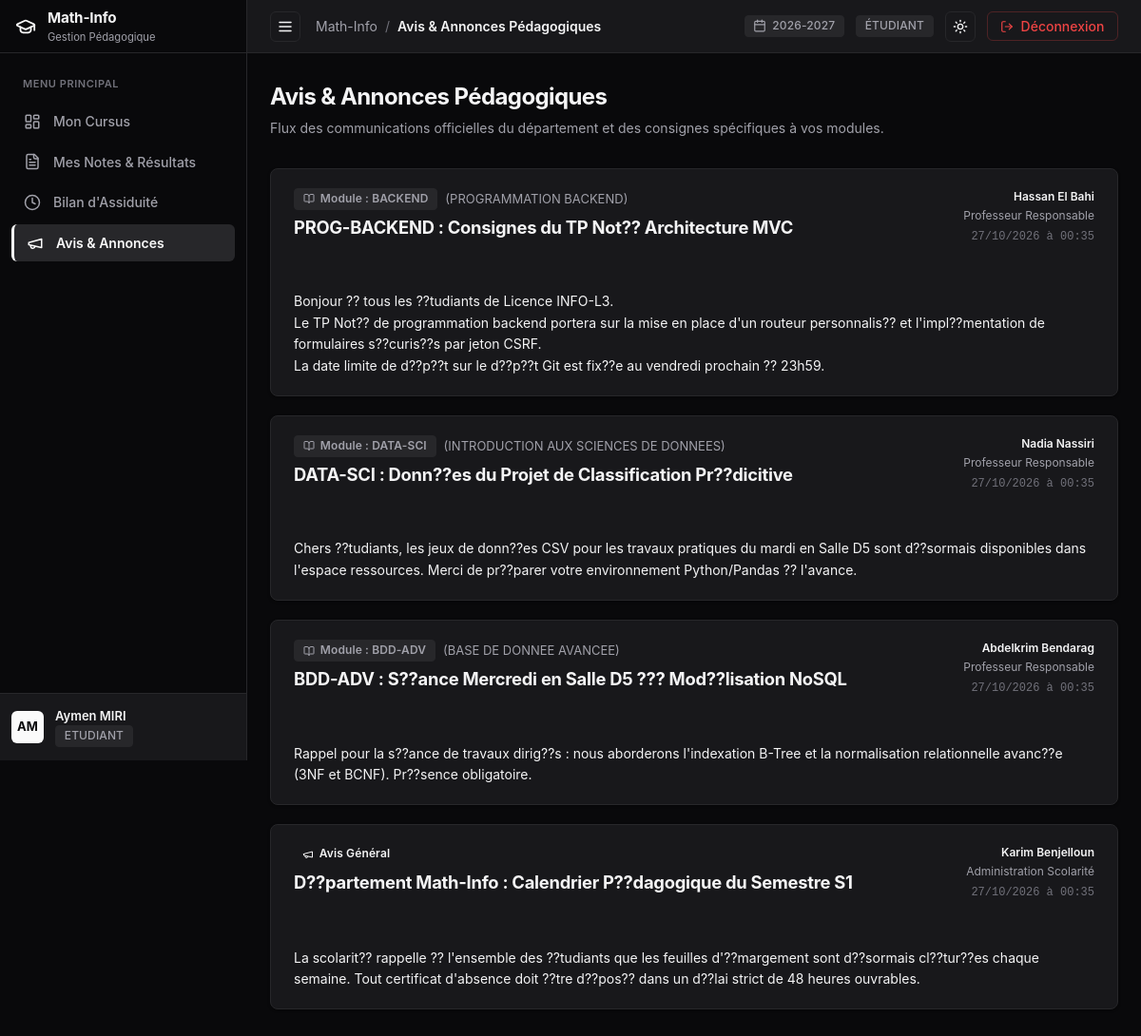
/etudiant/annonces (signed in), run on an earlier commit of the app's database.
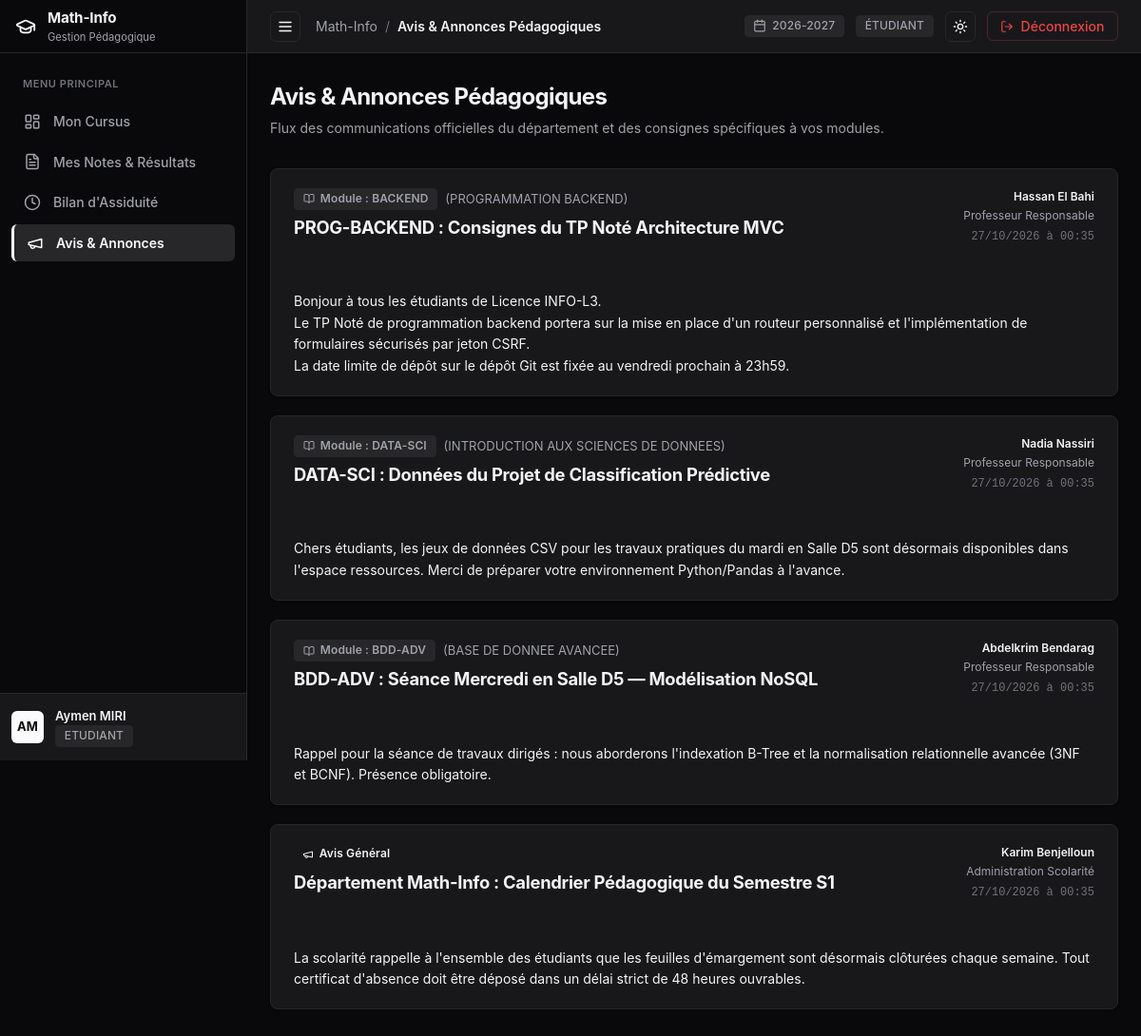
And on a later commit of the database.
### tables this page shows
CREATE TABLE `annonces` (
  `idAnnonce` int NOT NULL AUTO_INCREMENT,
  `idAuteur` int NOT NULL,
  `titre` varchar(200) NOT NULL,
  `contenu` text NOT NULL,
  `datePublication` timestamp NULL DEFAULT CURRENT_TIMESTAMP,
  `portee` enum('GLOBALE','MODULE') NOT NULL DEFAULT 'GLOBALE',
  `idModule` int DEFAULT NULL,
  PRIMARY KEY (`idAnnonce`),
  KEY `idAuteur` (`idAuteur`),
  KEY `idModule` (`idModule`),
  CONSTRAINT `annonces_ibfk_1` FOREIGN KEY (`idAuteur`) REFERENCES `utilisateurs` (`idUtilisateur`) ON DELETE CASCADE,
  CONSTRAINT `annonces_ibfk_2` FOREIGN KEY (`idModule`) REFERENCES `modules` (`idModule`) ON DELETE CASCADE
);

CREATE TABLE `modules` (
  `idModule` int NOT NULL AUTO_INCREMENT,
  `code` varchar(20) NOT NULL,
  `intitule` varchar(150) NOT NULL,
  `semestre` enum('S1','S2','S3','S4') NOT NULL,
  `coefficient` float NOT NULL DEFAULT '1',
  `idFiliere` int NOT NULL,
  `idEnseignant` int DEFAULT NULL,
  PRIMARY KEY (`idModule`),
  UNIQUE KEY `code` (`code`),
  KEY `idFiliere` (`idFiliere`),
  KEY `idEnseignant` (`idEnseignant`),
  CONSTRAINT `modules_ibfk_1` FOREIGN KEY (`idFiliere`) REFERENCES `filieres` (`idFiliere`) ON DELETE CASCADE,
  CONSTRAINT `modules_ibfk_2` FOREIGN KEY (`idEnseignant`) REFERENCES `enseignants` (`idUtilisateur`) ON DELETE SET NULL
);

CREATE TABLE `utilisateurs` (
  `idUtilisateur` int NOT NULL AUTO_INCREMENT,
  `nom` varchar(100) NOT NULL,
  `prenom` varchar(100) NOT NULL,
  `email` varchar(150) NOT NULL,
  `motDePasse` varchar(255) NOT NULL,
  `role` enum('ADMIN','ENSEIGNANT','ETUDIANT') NOT NULL,
  `dateCreation` timestamp NULL DEFAULT CURRENT_TIMESTAMP,
  PRIMARY KEY (`idUtilisateur`),
  UNIQUE KEY `email` (`email`)
);

### src/Controllers/Controller.php (called while the page is built, shortened)
<?php
abstract class Controller {
    protected function render(string $view, array $data = [], ?string $layout = 'main'): void {
        $viewFile = __DIR__ . '/../Views/' . str_replace('.', '/', $view) . '.php';
        extract($data);
        require $viewFile;
    }
}

### src/Controllers/EtudiantController.php (called while the page is built, shortened)
<?php
class EtudiantController extends Controller {
    public function annonces(): void {
        $user = Auth::user();
        $db = Model::getDb();
        $stmtIns = $db->prepare("SELECT idFiliere FROM inscriptions WHERE idEtudiant = :id ORDER BY anneeUniversitaire DESC LIMIT 1");
        $stmtIns->execute(['id' => $user->getId()]);
        $filiereId = (int)$stmtIns->fetchColumn();
        $stmt = $db->prepare("
            SELECT a.*, u.nom AS auteur_nom, u.prenom AS auteur_prenom, u.role AS auteur_role,
                   m.code AS module_code, m.intitule AS module_intitule
            FROM annonces a
            JOIN utilisateurs u ON a.idAuteur = u.idUtilisateur
            LEFT JOIN modules m ON a.idModule = m.idModule
            WHERE a.portee = 'GLOBALE'
               OR (a.portee = 'MODULE' AND m.idFiliere = :idFiliere)
            ORDER BY a.datePublication DESC
        ");
        $stmt->execute(['idFiliere' => $filiereId]);
        $annonces = $stmt->fetchAll();
        $this->render('etudiant.annonces', [
            'title'     => 'Avis & Annonces Pédagogiques',
            'user'      => $user,
            'annonces'  => $annonces,
            'activeNav' => 'annonces',
        ]);
    }
}

### public/index.php (called while the page is built, shortened)
<?php
require_once __DIR__ . '/../config/autoload.php';
$router = new Router();
$router->get('/', function () {
    if (Auth::check()) {
        Auth::redirectToDashboard();
    } else {
        header('Location: /login');
        exit;
    }
});
$router->get('/login', [AuthController::class, 'showLogin']);
$router->post('/login', [AuthController::class, 'login']);
$router->get('/logout', [AuthController::class, 'logout']);
$router->post('/logout', [AuthController::class, 'logout']);
$router->get('/admin/dashboard', [AdminController::class, 'dashboard']);
$router->get('/admin/filieres', [AdminController::class, 'filieres']);
$router->post('/admin/filieres/create', [AdminController::class, 'createFiliere']);
$router->post('/admin/filieres/edit', [AdminController::class, 'editFiliere']);
$router->post('/admin/filieres/delete', [AdminController::class, 'deleteFiliere']);
$router->get('/admin/modules', [AdminController::class, 'modules']);
$router->post('/admin/modules/create', [AdminController::class, 'createModule']);
$router->post('/admin/modules/edit', [AdminController::class, 'editModule']);
$router->post('/admin/modules/assign-teacher', [AdminController::class, 'assignTeacher']);
$router->post('/admin/modules/delete', [AdminController::class, 'deleteModule']);
$router->get('/admin/utilisateurs', [AdminController::class, 'utilisateurs']);
$router->post('/admin/utilisateurs/create', [AdminController::class, 'createUser']);
$router->post('/admin/utilisateurs/edit', [AdminController::class, 'editUser']);
$router->post('/admin/utilisateurs/delete', [AdminController::class, 'deleteUser']);
$router->get('/admin/inscriptions', [AdminController::class, 'inscriptions']);
$router->post('/admin/inscriptions/create', [AdminController::class, 'createInscription']);
$router->post('/admin/inscriptions/edit', [AdminController::class, 'editInscription']);
$router->post('/admin/inscriptions/status', [AdminController::class, 'updateInscriptionStatus']);
$router->post('/admin/inscriptions/delete', [AdminController::class, 'deleteInscription']);
$router->get('/admin/annonces', [AdminController::class, 'annonces']);
$router->post('/admin/annonces/create', [AdminController::class, 'createAnnonce']);
$router->post('/admin/annonces/edit', [AdminController::class, 'editAnnonce']);
$router->post('/admin/annonces/delete', [AdminController::class, 'deleteAnnonce']);
$router->get('/admin/audit', [AdminController::class, 'audit']);
$router->get('/enseignant/dashboard', [EnseignantController::class, 'dashboard']);
$router->get('/enseignant/modules', [EnseignantController::class, 'modules']);
$router->get('/enseignant/notes', [EnseignantController::class, 'notesIndex']);
$router->get('/enseignant/seances', [EnseignantController::class, 'seancesIndex']);
$router->get('/enseignant/modules/{id}/etudiants', [EnseignantController::class, 'etudiants']);
$router->get('/enseignant/modules/{id}/notes', [EnseignantController::class, 'notes']);
$router->post('/enseignant/modules/{id}/notes/save', [EnseignantController::class, 'saveNotes']);
$router->get('/enseignant/modules/{id}/seances', [EnseignantController::class, 'seances']);
$router->post('/enseignant/modules/{id}/seances/create', [EnseignantController::class, 'createSeance']);
$router->get('/enseignant/seances/{id}/absences', [EnseignantController::class, 'absences']);
$router->post('/enseignant/seances/{id}/absences/save', [EnseignantController::class, 'saveAbsences']);
$router->get('/enseignant/annonces', [EnseignantController::class, 'annonces']);
$router->post('/enseignant/annonces/create', [EnseignantController::class, 'createAnnonce']);
$router->post('/enseignant/annonces/edit', [EnseignantController::class, 'editAnnonce']);
$router->post('/enseignant/annonces/delete', [EnseignantController::class, 'deleteAnnonce']);
$router->get('/enseignant/modules/{id}/pdf', [EnseignantController::class, 'downloadModulePdf']);
$router->get('/etudiant/dashboard', [EtudiantController::class, 'dashboard']);
$router->get('/etudiant/notes', [EtudiantController::class, 'notes']);
$router->get('/etudiant/absences', [EtudiantController::class, 'absences']);
$router->get('/etudiant/annonces', [EtudiantController::class, 'annonces']);
$router->get('/etudiant/releve/pdf', [EtudiantController::class, 'downloadRelevePdf']);
$router->dispatch();

### config/autoload.php (called while the page is built, shortened)
<?php
spl_autoload_register(function (string $class) {
    $prefix = 'App\\';
    $baseDir = __DIR__ . '/../src/';
    $len = strlen($prefix);
    $relativeClass = substr($class, $len);
    $file = $baseDir . str_replace('\\', '/', $relativeClass) . '.php';
});

### src/Views/etudiant/annonces.php (the view, shortened to what the changed rows need)
<div class="content-container">
  <div style="margin-bottom: 2rem;">
    <h1 style="font-size: 1.5rem; font-weight: 700; letter-spacing: -0.025em; color: var(--text-main); margin-bottom: 0.25rem;">
      Avis & Annonces Pédagogiques
    </h1>
  </div>
  <?php if (empty($annonces)): ?>
    <div class="card" style="padding: 3.5rem; text-align: center; color: var(--text-muted);">
      <div style="margin-bottom: 0.75rem; color: var(--text-subtle);"><?= Icon::get('megaphone', 40) ?></div>
      <h3 style="font-size: 1rem; font-weight: 600; color: var(--text-main); margin-bottom: 0.25rem;">Aucune annonce disponible</h3>
      <p style="font-size: 0.875rem; color: var(--text-muted);">
        Vous êtes à jour ! Aucune nouvelle communication n'a été publiée pour votre cursus.
      </p>
    </div>
  <?php else: ?>
    <div style="display: flex; flex-direction: column; gap: 1.25rem;">
      <?php foreach ($annonces as $a): ?>
        <div class="card" style="padding: 1.25rem 1.5rem; transition: transform 0.15s ease, box-shadow 0.15s ease;">
          <div style="display: flex; justify-content: space-between; align-items: flex-start; gap: 1rem; margin-bottom: 0.75rem; flex-wrap: wrap;">
            <div>
              <div style="display: flex; align-items: center; gap: 0.5rem; margin-bottom: 0.25rem;">
                <?php if ($a['portee'] === 'GLOBALE'): ?>
                  <span class="badge badge-primary" style="font-size: 0.75rem; font-weight: 600;">
                    <?= Icon::get('megaphone', 12) ?> Avis Général
                  </span>
                <?php else: ?>
                  <span class="badge badge-neutral" style="font-size: 0.75rem; font-weight: 600;">
                    <?= Icon::get('book-open', 12) ?> Module : <?= htmlspecialchars($a['module_code']) ?>
                  </span>
                  <span style="font-size: 0.8125rem; color: var(--text-muted);">
                    (<?= htmlspecialchars($a['module_intitule']) ?>)
                  </span>
                <?php endif; ?>
              </div>
              <h2 style="font-size: 1.15rem; font-weight: 700; color: var(--text-main); letter-spacing: -0.015em; margin: 0.35rem 0 0 0;">
                <?= htmlspecialchars($a['titre']) ?>
              </h2>
            </div>
            <div style="text-align: right; font-size: 0.75rem; color: var(--text-subtle);">
              <div style="font-weight: 600; color: var(--text-main); margin-bottom: 2px;">
                <?= htmlspecialchars($a['auteur_prenom'] . ' ' . $a['auteur_nom']) ?>
              </div>
              <div style="color: var(--text-muted);">
                <?= htmlspecialchars($a['auteur_role'] === 'ADMIN' ? 'Administration Scolarité' : 'Professeur Responsable') ?>
              </div>
              <div style="margin-top: 4px; font-family: ui-monospace, monospace;">
                <?= date('d/m/Y à H:i', strtotime($a['datePublication'])) ?>
              </div>
            </div>
          </div>
          <div style="color: var(--text-main); font-size: 0.875rem; line-height: 1.6; white-space: pre-line; border-top: 1px solid var(--border-color); padding-top: 0.875rem;">
            <?= htmlspecialchars($a['contenu']) ?>
          </div>
        </div>
      <?php endforeach; ?>
    </div>
  <?php endif; ?>
</div>

### src/Utils/Icon.php (shortened to what the changed rows need)
<?php
class Icon {
    public static function get(string $name, int $size = 16, string $extraClass = ''): string {
        $classAttr = 'lucide-icon' . ($extraClass !== '' ? ' ' . $extraClass : '');
        $svgAttrs = sprintf(
            'xmlns="http://www.w3.org/2000/svg" width="%d" height="%d" viewBox="0 0 24 24" fill="none" stroke="currentColor" stroke-width="2" stroke-linecap="round" stroke-linejoin="round" class="%s"',
            $size,
            $size,
            htmlspecialchars($classAttr)
        );
        switch ($name) {
            case 'graduation-cap':
                return "<svg {$svgAttrs}><path d=\"M21.42 10.922a1 1 0 0 0-.019-1.838L12.83 5.18a2 2 0 0 0-1.66 0L2.6 9.08a1 1 0 0 0 0 1.832l8.57 3.908a2 2 0 0 0 1.66 0z\"/><path d=\"M22 10v6\"/><path d=\"M6 12.5V16a6 3 0 0 0 12 0v-3.5\"/></svg>";
            case 'layout-dashboard':
                return "<svg {$svgAttrs}><rect width=\"7\" height=\"9\" x=\"3\" y=\"3\" rx=\"1\"/><rect width=\"7\" height=\"5\" x=\"14\" y=\"3\" rx=\"1\"/><rect width=\"7\" height=\"9\" x=\"14\" y=\"12\" rx=\"1\"/><rect width=\"7\" height=\"5\" x=\"3\" y=\"16\" rx=\"1\"/></svg>";
            case 'book-open':
                return "<svg {$svgAttrs}><path d=\"M12 7v14\"/><path d=\"M3 18a1 1 0 0 1-1-1V4a1 1 0 0 1 1-1h5a4 4 0 0 1 4 4 4 4 0 0 1 4-4h5a1 1 0 0 1 1 1v13a1 1 0 0 1-1 1h-6a3 3 0 0 0-3 3 3 3 0 0 0-3-3z\"/></svg>";
            case 'file-text':
                return "<svg {$svgAttrs}><path d=\"M15 2H6a2 2 0 0 0-2 2v16a2 2 0 0 0 2 2h12a2 2 0 0 0 2-2V7Z\"/><path d=\"M14 2v4a2 2 0 0 0 2 2h4\"/><path d=\"M10 9H8\"/><path d=\"M16 13H8\"/><path d=\"M16 17H8\"/></svg>";
            case 'clock':
                return "<svg {$svgAttrs}><circle cx=\"12\" cy=\"12\" r=\"10\"/><polyline points=\"12 6 12 12 16 14\"/></svg>";
            case 'megaphone':
                return "<svg {$svgAttrs}><path d=\"m3 11 18-5v12L3 14v-3z\"/><path d=\"M11.6 16.8a3 3 0 1 1-5.8-1.6\"/></svg>";
            case 'calendar':
                return "<svg {$svgAttrs}><path d=\"M8 2v4\"/><path d=\"M16 2v4\"/><rect width=\"18\" height=\"18\" x=\"3\" y=\"4\" rx=\"2\"/><path d=\"M3 10h18\"/></svg>";
            case 'sun':
                return "<svg {$svgAttrs}><circle cx=\"12\" cy=\"12\" r=\"4\"/><path d=\"M12 2v2\"/><path d=\"M12 20v2\"/><path d=\"m4.93 4.93 1.41 1.41\"/><path d=\"m17.66 17.66 1.41 1.41\"/><path d=\"M2 12h2\"/><path d=\"M20 12h2\"/><path d=\"m6.34 17.66-1.41 1.41\"/><path d=\"m19.07 4.93-1.41 1.41\"/></svg>";
            case 'log-out':
                return "<svg {$svgAttrs}><path d=\"M9 21H5a2 2 0 0 1-2-2V5a2 2 0 0 1 2-2h4\"/><polyline points=\"16 17 21 12 16 7\"/><line x1=\"21\" x2=\"9\" y1=\"12\" y2=\"12\"/></svg>";
            case 'menu':
                return "<svg {$svgAttrs}><line x1=\"4\" x2=\"20\" y1=\"12\" y2=\"12\"/><line x1=\"4\" x2=\"20\" y1=\"6\" y2=\"6\"/><line x1=\"4\" x2=\"20\" y1=\"18\" y2=\"18\"/></svg>";
        }
    }
}

What changed in the data, as far as the page shows it:
changed annonces "PROGRAMMATION BACKEND": titre "PROG-BACKEND : Consignes du TP Not?? Architecture MVC" → "PROG-BACKEND : Consignes du TP Noté Architecture MVC"; contenu "Bonjour ?? tous les ??tudiants de Licence INFO-L3. Le TP Not?? de programmation backend portera sur la mise en place d'un routeur personnalis?? et l'impl??mentation de formulaires s??curis??s par jeton CSRF. La date limite de d??p??t sur le d??p??t Git est fix??e au vendredi prochain ?? 23h59." → "Bonjour à tous les étudiants de Licence INFO-L3. Le TP Noté de programmation backend portera sur la mise en place d'un routeur personnalisé et l'implémentation de formulaires sécurisés par jeton CSRF. La date limite de dépôt sur le dépôt Git est fixée au vendredi prochain à 23h59."
changed annonces "INTRODUCTION AUX SCIENCES DE DONNEES": titre "DATA-SCI : Donn??es du Projet de Classification Pr??dicitive" → "DATA-SCI : Données du Projet de Classification Prédictive"; contenu "Chers ??tudiants, les jeux de donn??es CSV pour les travaux pratiques du mardi en Salle D5 sont d??sormais disponibles dans l'espace ressources. Merci de pr??parer votre environnement Python/Pandas ?? l'avance." → "Chers étudiants, les jeux de données CSV pour les travaux pratiques du mardi en Salle D5 sont désormais disponibles dans l'espace ressources. Merci de préparer votre environnement Python/Pandas à l'avance."
changed annonces "BASE DE DONNEE AVANCEE": titre "BDD-ADV : S??ance Mercredi en Salle D5 ??? Mod??lisation NoSQL" → "BDD-ADV : Séance Mercredi en Salle D5 — Modélisation NoSQL"; contenu "Rappel pour la s??ance de travaux dirig??s : nous aborderons l'indexation B-Tree et la normalisation relationnelle avanc??e (3NF et BCNF). Pr??sence obligatoire." → "Rappel pour la séance de travaux dirigés : nous aborderons l'indexation B-Tree et la normalisation relationnelle avancée (3NF et BCNF). Présence obligatoire."
changed annonces "Karim Benjelloun": titre "D??partement Math-Info : Calendrier P??dagogique du Semestre S1" → "Département Math-Info : Calendrier Pédagogique du Semestre S1"; contenu "La scolarit?? rappelle ?? l'ensemble des ??tudiants que les feuilles d'??margement sont d??sormais cl??tur??es chaque semaine. Tout certificat d'absence doit ??tre d??pos?? dans un d??lai strict de 48 heures…" → "La scolarité rappelle à l'ensemble des étudiants que les feuilles d'émargement sont désormais clôturées chaque semaine. Tout certificat d'absence doit être déposé dans un délai strict de 48 heures…"
